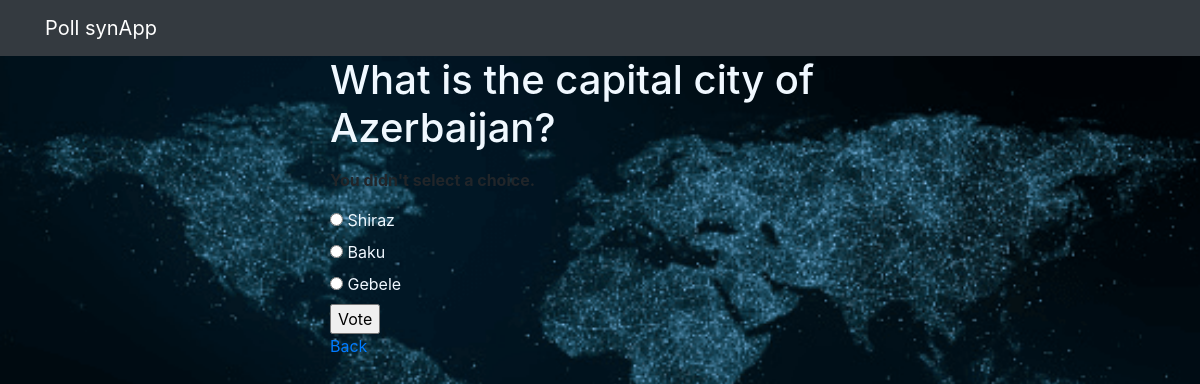
The page /polls/4/vote/ on the database its author committed.
### polls/models.py (models this page shows, shortened)
class Question(models.Model):
    question_text = models.CharField(max_length=200)
    pub_date = models.DateTimeField('date published')

class Choice(models.Model):
    question = models.ForeignKey(Question, on_delete=models.CASCADE)
    choice_text = models.CharField(max_length=200)
    votes = models.IntegerField(default=0)

### polls/views.py (the view)
# urls.py: path('<int:question_id>/vote/', views.vote, name='vote'),
def vote(request, question_id):
    question = get_object_or_404(Question, pk=question_id)
    try:
        selected_choice = question.choice_set.get(pk=request.POST['choice'])
    except (KeyError, Choice.DoesNotExist):
        return render(request, 'polls/detail.html', {
            'question': question,
            'error_message': "You didn't select a choice.",
        })
    else:
        selected_choice.votes += 1
        selected_choice.save()
        return HttpResponseRedirect(reverse('polls:results', args=(question.id,)))

### polls/templates/polls/detail.html (shortened to what this page needs)
{% extends 'base.html' %}
{% block content %}
{% load static %}
<link rel="stylesheet" href="{% static 'polls/style.css' %}">
<form action="{% url 'polls:vote' question.id %}" method="post">
    <fieldset>
        <legend><h1 style = "color: aliceblue;">{{ question.question_text }}</h1></legend>
        {% if error_message %}<p><strong>{{ error_message }}</strong></p>{% endif %}
        {% for choice in question.choice_set.all %}
            <input type="radio" name="choice" id="choice{{ forloop.counter }}" value="{{ choice.id }}">
            <label for="choice{{ forloop.counter }}" style = "color: aliceblue;">{{ choice.choice_text }}</label><br>
        {% endfor %}
    </fieldset>
    <input type="submit" value="Vote">
    <br>
    <a href = "{% url 'polls:index' %}"> Back </a>
    </form>
{% endblock %}

### polls/static/polls/style.css (style rules this page uses)
body { background-image: url(../polls/images/background.png); background-repeat: no-repeat; background-size: cover; }

### rows shown on the page
Question: question_text "What is the capital city of Azerbaijan?"
Choice: choice_text "Shiraz"
Choice: choice_text "Baku"
Choice: choice_text "Gebele"

### other values the page prints
{{ error_message }} "You didn't select a choice."
